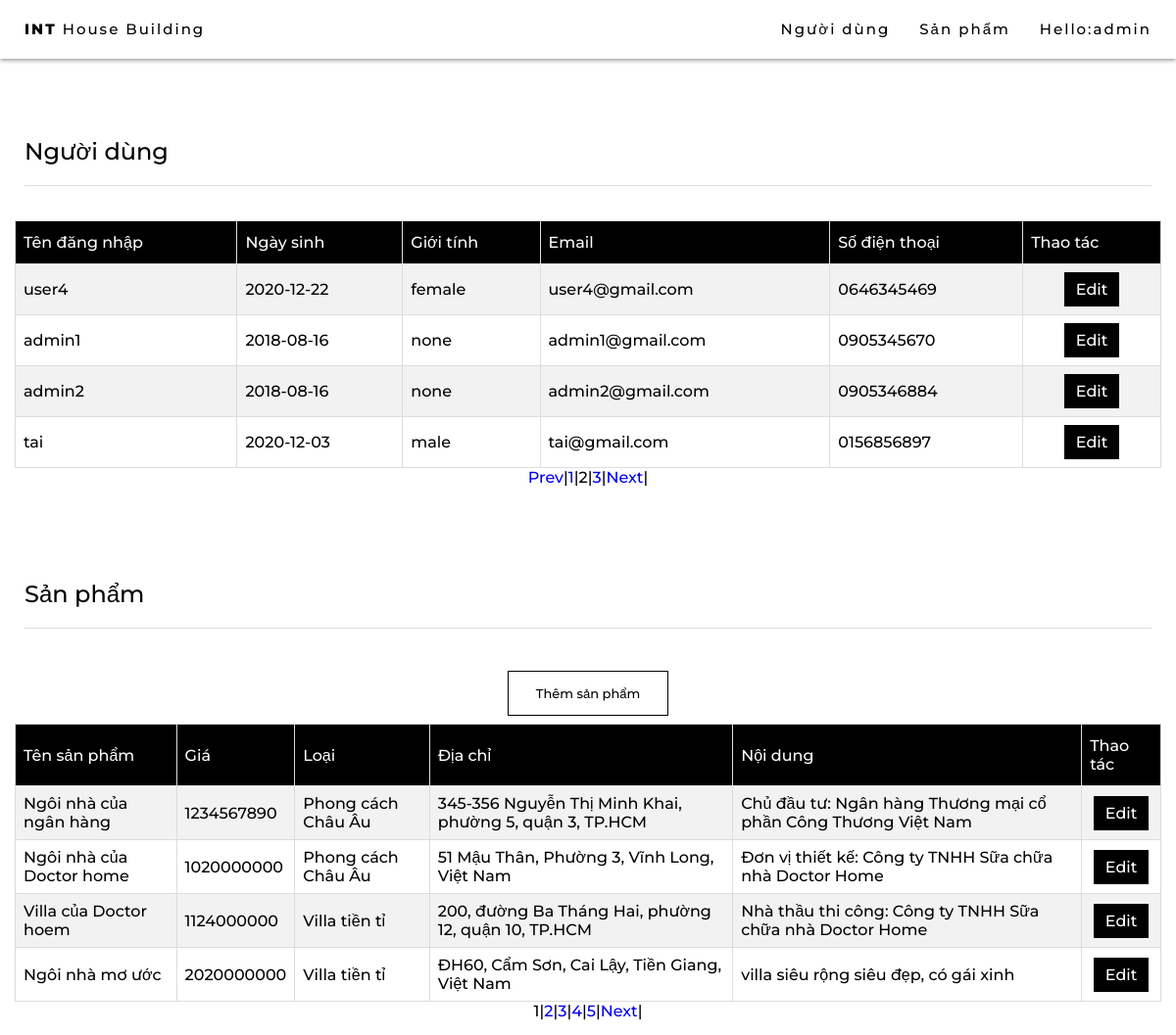
/admin.php?page_user=2&page_post=1 (signed in), run on the app's committed database.
### tables this page shows
CREATE TABLE `user` (
  `id` int(11) NOT NULL,
  `username` varchar(50) NOT NULL,
  `password` varchar(50) NOT NULL,
  `email` varchar(80) NOT NULL,
  `birthday` date NOT NULL,
  `role` int(11) NOT NULL,
  `avatar` varchar(500) NOT NULL DEFAULT 'unnamed.png',
  `phone` varchar(15) NOT NULL,
  `gender` varchar(10) NOT NULL
);

CREATE TABLE `post` (
  `id` int(5) NOT NULL,
  `cost` int(15) NOT NULL,
  `category` varchar(100) NOT NULL,
  `poster` int(11) NOT NULL,
  `content` varchar(500) NOT NULL,
  `img` varchar(100) NOT NULL DEFAULT 'house.png',
  `title` varchar(100) NOT NULL,
  `address` varchar(8000) NOT NULL
);

### session.php (called while the page is built, shortened)
<?php
include('config.php');
$user_check = $_SESSION['userid'];
$ses_sql = mysqli_query($db, "select * from user where id = '$user_check' ");
$row = mysqli_fetch_array($ses_sql, MYSQLI_ASSOC);
if (isset($_SESSION['login_user'])) {
   $login_session = $row['username'];
}

### admin.php (the view, shortened to what this page needs)
    <?php
    include('session.php');
    ?>
<!DOCTYPE html>
<html lang="en">
<head>
    <link rel="stylesheet" href="style.css">
    <link rel="stylesheet" href="https://cdnjs.cloudflare.com/ajax/libs/font-awesome/4.7.0/css/font-awesome.min.css">
</head>
<?php
    $current_page_user = isset($_GET['page_user']) ? $_GET['page_user'] : 1;
    $current_page_post = isset($_GET['page_post']) ? $_GET['page_post'] : 1;
?>
<body>
    <div id="navbar">
        <a href="index.php" class="home button">
            <b>INT</b> House Building
        </a>
        <?php
        if (!isset($_SESSION['login_user'])) {
            echo "<a href='#' id='myBtnMobile' class='button' onclick='openModal()'> Đăng nhập</a>";
        } else {
            echo "<a href='#' id='myBtnInfo' class='button' onclick='openModalInfo()'> Hello:" . $login_session . "</a>";
        }
        ?>
        <a href="#products" class="button">
            Sản phẩm
        </a>
        <a href="#users" class="button">
            Người dùng
        </a>
    </div>
    <div class="main_content">
        <div id="users">
            <div class="sub_title">
                <h2>Người dùng</h2>
            </div>
            <div class="projects_content">
                <table id="admin">
                    <tr>
                        <th>Tên đăng nhập</th>
                        <th>Ngày sinh</th>
                        <th>Giới tính</th>
                        <th>Email</th>
                        <th>Số điện thoại</th>
                        <th>Thao tác</th>
                    </tr>
                    <?php
                    $user = mysqli_query($db, 'select count(id) as total from user');
                    $row = mysqli_fetch_assoc($user);
                    $total_users = $row['total'];
                    $limit_user = 4;
                    $total_page_user = ceil($total_users / $limit_user);
                    $start1 = ($current_page_user - 1) * $limit_user;
                    $sql1 = "SELECT * FROM user ORDER BY id LIMIT " . $limit_user . " OFFSET " . $start1;
                    $result1 = mysqli_query($db, $sql1);
                    if ($result1->num_rows > 0) {
                        while ($row = $result1->fetch_assoc()) {
                            echo "
                                <tr>
                                    <td>" . $row['username'] . "</td>
                                    <td>" . $row['birthday'] . "</td>
                                    <td>" . $row['gender'] . "</td>
                                    <td>" . $row['email'] . "</td>
                                    <td>" . $row['phone'] . "</td>
                                    <td style='text-align: center;'>
                                        <button class='button_edit' onclick='openModalEditProfile(".$row['id'].")'>Edit</button>
                                    </td>
                                </tr>";
                        }
                    }
                    ?>
                </table>
                <?php
                if ($current_page_user > 1 && $total_page_user > 1) {
                    echo '<a href="admin.php?page_user=' . ($current_page_user - 1) . '&page_post=' . $current_page_post . '">Prev</a> | ';
                }
                for ($i = 1; $i <= $total_page_user; $i++) {
                    if ($i == $current_page_user) {
                        echo '<span>' . $i . '</span> | ';
                    } else {
                        echo '<a href="admin.php?page_user=' . $i . '&page_post=' . $current_page_post . '">' . $i . '</a> | ';
                    }
                }
                if ($current_page_user < $total_page_user && $total_page_user > 1) {
                    echo '<a href="admin.php?page_user=' . ($current_page_user + 1) . '&page_post=' . $current_page_post . '">Next</a> | ';
                }
                ?>
            </div>
        </div>
        <div id="products">
            <div class="sub_title">
                <h2>Sản phẩm</h2>
            </div>
            <div class="projects_content">
                <button class="signup-btn" onclick="openModalAddProducts()">Thêm sản phẩm</button>
                <table id="admin">
                    <tr>
                        <th>Tên sản phẩm</th>
                        <th>Giá</th>
                        <th>Loại</th>
                        <th>Địa chỉ</th>
                        <th>Nội dung</th>
                        <th>Thao tác</th>
                    </tr>
                    <?php
                    $post = mysqli_query($db, 'select count(id) as total from post');
                    $row1 = mysqli_fetch_assoc($post);
                    $total_posts = $row1['total'];
                    $limit_post = 4;
                    $total_page_post = ceil($total_posts / $limit_post);
                    $start2 = ($current_page_post - 1) * $limit_post;
                    $sql2 = "SELECT * FROM post ORDER BY id LIMIT " . $limit_post . " OFFSET " . $start2;
                    $result2 = mysqli_query($db, $sql2);
                    if ($result2->num_rows > 0) {
                        while ($row2 = $result2->fetch_assoc()) {
                            echo "
                                <tr>
                                    <td>" . $row2['title'] . "</td>
                                    <td>" . $row2['cost'] . "</td>
                                    <td>" . $row2['category'] . "</td>
                                    <td>" . $row2['address'] . "</td>
                                    <td>" . $row2['content'] . "</td>
                                    <td style='text-align: center;'>
                                        <button class='button_edit' onclick='openModalEditProducts()'>Edit</button>
                                    </td>
                                </tr>";
                        }
                    }
                    ?>
                </table>
                <?php
                for ($i = 1; $i <= $total_page_post; $i++) {
                    if ($i == $current_page_post) {
                        echo '<span>' . $i . '</span> | ';
                    } else {
                        echo '<a href="admin.php?page_post=' . $i . '&page_user=' . $current_page_user . '">' . $i . '</a> | ';
                    }
                }
                if ($current_page_post < $total_page_post && $total_page_post > 1) {
                    echo '<a href="admin.php?page_post=' . ($current_page_post + 1) . '&page_user=' . $current_page_user . '">Next</a> | ';
                }
                ?>
            </div>
        </div>
    </div>
</body>
</html>

### style.css (style rules this page uses)
* { font-family: "Montserrat", sans-serif; text-decoration: none; font-weight: 500; margin: unset; }
html { scroll-behavior: smooth; }
b { font-weight: 800; }
#admin { font-family: Arial, Helvetica, sans-serif; border-collapse: collapse; width: 100%; }
#admin td, #admin th { border: 1px solid #ddd; padding: 8px; }
#admin tr:nth-child(even) { background-color: #f2f2f2; }
#admin th { padding-top: 12px; padding-bottom: 12px; text-align: left; background-color: black; color: white; }
#navbar { overflow: hidden; position: fixed; top: 0; z-index: 6; background-color: white; height: 60px; width: 100%; font-size: 15px; padding: 5px 10px; box-shadow: 0 1px 5px 0 gray; box-sizing: border-box; }
.button { margin: 5px 5px; float: right; color: black; padding: 10px 10px; letter-spacing: 2px; }
.home { float: left; }
.main_content { margin-top: 60px; display: flex; flex-direction: column; align-items: center; width: 100%; }
.sub_title { padding: 20px 25px; }
#projects, #about, #contact, #users, #products { max-width: 1550px; width: 100%; }
.projects_content { display: flex; flex-flow: row wrap; justify-content: center; position: relative; padding: 15px; }
h2 { padding: 20px 0px; border-bottom: 1px solid rgb(221, 221, 221); margin-top: 40px; }
.signup-btn { width: auto; text-decoration: unset; border: 1px solid black; background-color: white; color: black; padding: 14px 28px; margin: 8px 0; cursor: pointer; font-size: 13px; }
.button_edit { background-color: #000; border: none; color: white; padding: 8px 12px; text-align: center; text-decoration: none; display: inline-block; font-size: 16px; }

### data on the page
user: username "admin"
user: username "user4", birthday "2020-12-22", gender "female", email "user4@gmail.com", phone "0646345469"
user: username "admin1", birthday "2018-08-16", gender "none", email "admin1@gmail.com", phone "0905345670"
user: username "admin2", birthday "2018-08-16", gender "none", email "admin2@gmail.com", phone "0905346884"
user: username "tai", birthday "2020-12-03", gender "male", email "tai@gmail.com", phone "0156856897"
post: title "Ngôi nhà của ngân hàng", cost "1234567890", category "Phong cách Châu Âu", address "345-356 Nguyễn Thị Minh Khai, phường 5, quận 3, TP.HCM", content "Chủ đầu tư: Ngân hàng Thương mại cổ phần Công Thương Việt Nam"
post: title "Ngôi nhà của Doctor home", cost "1020000000", category "Phong cách Châu Âu", address "51 Mậu Thân, Phường 3, Vĩnh Long, Việt Nam", content "Đơn vị thiết kế: Công ty TNHH Sữa chữa nhà Doctor Home"
post: title "Villa của Doctor hoem", cost "1124000000", category "Villa tiền tỉ", address "200, đường Ba Tháng Hai, phường 12, quận 10, TP.HCM", content "Nhà thầu thi công: Công ty TNHH Sữa chữa nhà Doctor Home"
post: title "Ngôi nhà mơ ước", cost "2020000000", category "Villa tiền tỉ", address "ĐH60, Cẩm Sơn, Cai Lậy, Tiền Giang, Việt Nam", content "villa siêu rộng siêu đẹp, có gái xinh"
